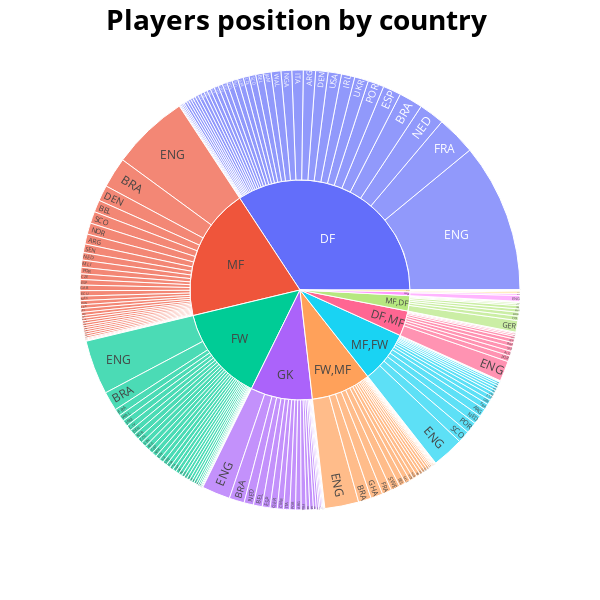

Write notebook code for a chart like this one.
### Code cell
fig = px.sunburst(stat, 
                   path=['Pos', 'Nation'], 
                   values='Starts', 
                 )
fig.update_layout(title_text='<b>Players position by country <b>', 
                  title_x=0.5, 
                  titlefont=dict(color='black', 
                            size=28,),
                  width=600,
                  height=600,
                  showlegend=False,
                 )
iplot(fig)

### Figure 1 — Plotly figure (JSON) as saved in the notebook; plotly's stock layout.template omitted (floating-point values rounded to 4 significant figures; data arrays with more than 128 entries replaced by an {"elided": "..."} marker saying what was removed)
{"data": [{"branchvalues": "total", "domain": {"x": [0, 1], "y": [0, 1]}, "hovertemplate": "labels=%{label}<br>Starts=%{value}<br>parent=%{parent}<br>id=%{id}<extra></extra>", "ids": {"elided": "225 str values"}, "labels": {"elided": "225 str values"}, "name": "", "parents": {"elided": "225 str values"}, "values": {"elided": "225 int values"}, "type": "sunburst"}], "layout": {"height": 600, "legend": {"tracegroupgap": 0}, "margin": {"t": 60}, "showlegend": false, "title": {"font": {"color": "black", "size": 28}, "text": "<b>Players position by country <b>", "x": 0.5}, "width": 600}}
